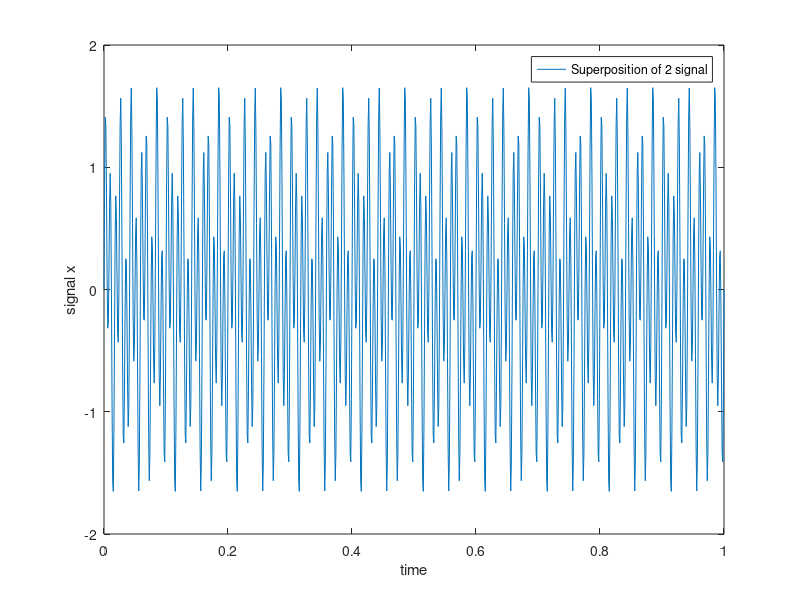

Write MATLAB code to recreate this figure. (Note: this script raises an error after producing the figure.)
% %% Fourier representation of full rectangular signal
% %Example 2.4
% for i=1:4;
%     N=1000;
%     x=linspace(0,1,N);      %Number of points in one cycle
%     y1=linspace(0,1,N/4);   %First (1/4)th signal
%     y2=linspace(1,-1,N/2);  %Middle (1/2) signal
%     y3=linspace(-1,0,N/4);  %Last (1/4th signal
%     y=[y1 y2 y3];
%     
%     sum=0;
%     M=2^i;            %How many harmonics used in particuar plot
%     sign=-1;          %'sign' variables to keep track the sign of the sine term of FS
%     for j=1:2:M;
%         sign=sign*(-1);
%         sum=sum+(sign*8)/(pi*pi)*sin(2*pi*j*x)/(j^2);
%     end
%     subplot(2,2,i);plot(x,y,'g','Linewidth',2)
%     hold on
%     subplot(2,2,i);plot(x,sum,'r');
%     title(['Number of harmonics used:',num2str(M)]);
%     subplot(2,2,i); error=abs(sum-y); plot(x,error,'k');
%     axis([0 1 -1 1]);grid
%     legend('Given shape','fourier transformation','error');
% end
% clc;
% clear all;

%%Fourier representation of full rectangular signal
% %Example 2.4
% for i=1:4;
%     N=1000;
%     x=linspace(0,1,N);      %Number of points in one cycle
%     y1=linspace(0,1,N/4);   %First (1/4)th signal
%     y2=linspace(1,-1,N/2);  %Middle (1/2) signal
%     y3=linspace(-1,0,N/4);  %Last (1/4th signal
%     y=[y1 y2 y3];
%     
%     sum=0;
%     M=2^i;            %How many harmonics used in particuar plot
%     sign=-1;          %'sign' variables to keep track the sign of the sine term of FS
%     for j=1:2:M;
%         sign=sign*(-1);
%         sum=sum+(sign*4)/pi*cos(2*pi*j*x)/(j);
%     end
%     subplot(2,2,i);plot(x,y,'g','Linewidth',2)
%     hold on
%     subplot(2,2,i);plot(x,sum,'r');
%     title(['Number of harmonics used:',num2str(M)]);
%     subplot(2,2,i); error=abs(sum-y); plot(x,error,'k');
%     axis([0 1 -1 1]);grid
%     legend('Given shape','fourier transformation','error');
% end
% 
% NEFT=2^nextpow2(N);     %Next power of 2 just greater than length of y
% Y=fft(y,NEFT)/N;
% Abs_Y = abs(Y);
% figure(2);
% plot (Abs_Y);

% Sum of a 50 Hz sinusoid and a 120 Hz sinusoid
t= 0:1/1000:1;
x=0.7*sin(2*pi*50*t)+sin(2*pi*120*t);
y=x+randn(size(t));     %Sinusoids plus noise
figure(3);
plot(t,x);
legend ('Superposition of 2 signal');

xlabel('time');
ylabel('signal x');
subplot('221');
plot(t,y);
xlabel('time');
ylabel('signal y');
legend ('Signal with noise');
subplot('222');

N=1000;
NEFT=2^nextpow2(N);     %Next power of 2 just greater than length of y
Abs_Y = abs(Y);
plot (Abs_Y);

clear all;
clc;




